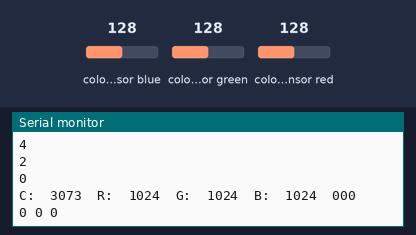
Bench run of a sketch on a simulated Arduino Uno, built with avr-gcc and run on an emulated ATmega328P. Parts: the last lines printed to the serial monitor. The inputs (shaded band) are chosen by the test bench; at power-on: colour sensor blue 128, colour sensor green 128, colour sensor red 128.

Above: at 2.4 s.
2.5 s: colour sensor blue set to 5
At 3.1 s:
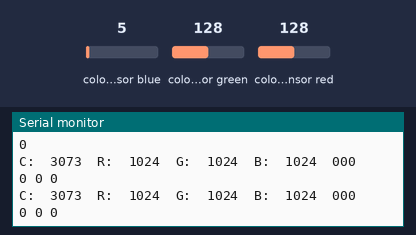
4.0 s: colour sensor green set to 5
At 5.3 s:
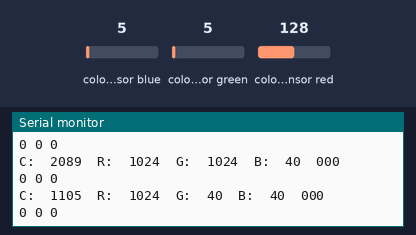
5.5 s: colour sensor red set to 5
At 6.6 s:
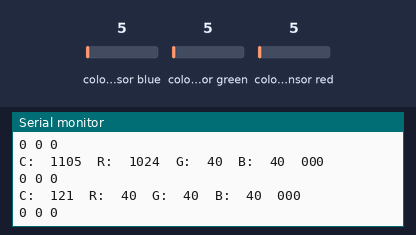
Timing chart, 0 to 8.5 s (numbered marks = the images above; inputs shaded):
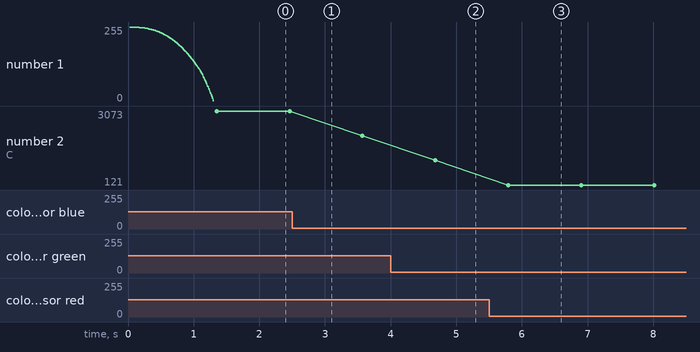

The sketch:

RGB_v1.0.ino
```cpp
//https://github.com/adafruit/Adafruit_TCS34725/blob/master/examples/colorview/colorview.ino

#include <Wire.h>
#include "Adafruit_TCS34725.h"


byte gammatable[256];

Adafruit_TCS34725 tcs = Adafruit_TCS34725(TCS34725_INTEGRATIONTIME_50MS, TCS34725_GAIN_4X);

void setup() {
//  pinMode(SDA, OUTPUT);
//  pinMode(SCL, OUTPUT);
//  pinMode(sensorOut, INPUT);
  Serial.begin(9600);
  Serial.println("Color Test!");
  if (tcs.begin()){
    Serial.println("Found sensor");
  } else {
    Serial.println("No TCS34725 found ... check your connections");
    while (1);
  }

  //gamma table
  for (int i=0; i<256; i++) {
  float x = i;
  x /= 255;
  x = pow(x, 2.5);
  x *= 255;

  if (true) {
    gammatable[i] = 255 - x;
    } else {
      gammatable[i] = x;
    }
    Serial.println(gammatable[i]);
  }
}

void loop() {
  uint16_t clearfilter, red, green, blue;
  delay(60);
  tcs.getRawData(&red,&green,&blue,&clearfilter);

  Serial.print("C:\t"); Serial.print(clearfilter);
  Serial.print("\tR:\t"); Serial.print(red);
  Serial.print("\tG:\t"); Serial.print(green);
  Serial.print("\tB:\t"); Serial.print(blue);

  uint32_t sum = clearfilter;
  float r, g, b;
  r = red / sum;
  g = green / sum;
  b = blue / sum;
  r *= 256; g *= 256; b *= 256;
  Serial.print("\t");
  Serial.print((int)r, HEX); Serial.print((int)g, HEX); Serial.print((int)b, HEX);
  Serial.println();
  Serial.print((int)r ); Serial.print(" "); Serial.print((int)g);Serial.print(" ");  Serial.println((int)b );

  delay(1000);
}
```

Measured:
- after the input at 4.0 s, the serial monitor: prints a new line after 0.68 s (image 2)
- after the input at 5.5 s, the serial monitor: prints a new line after 0.30 s (image 3)
- plotted number 2: 2089 → 1105 after the input at 4.0 s, 1105 → 121 after the input at 5.5 s
